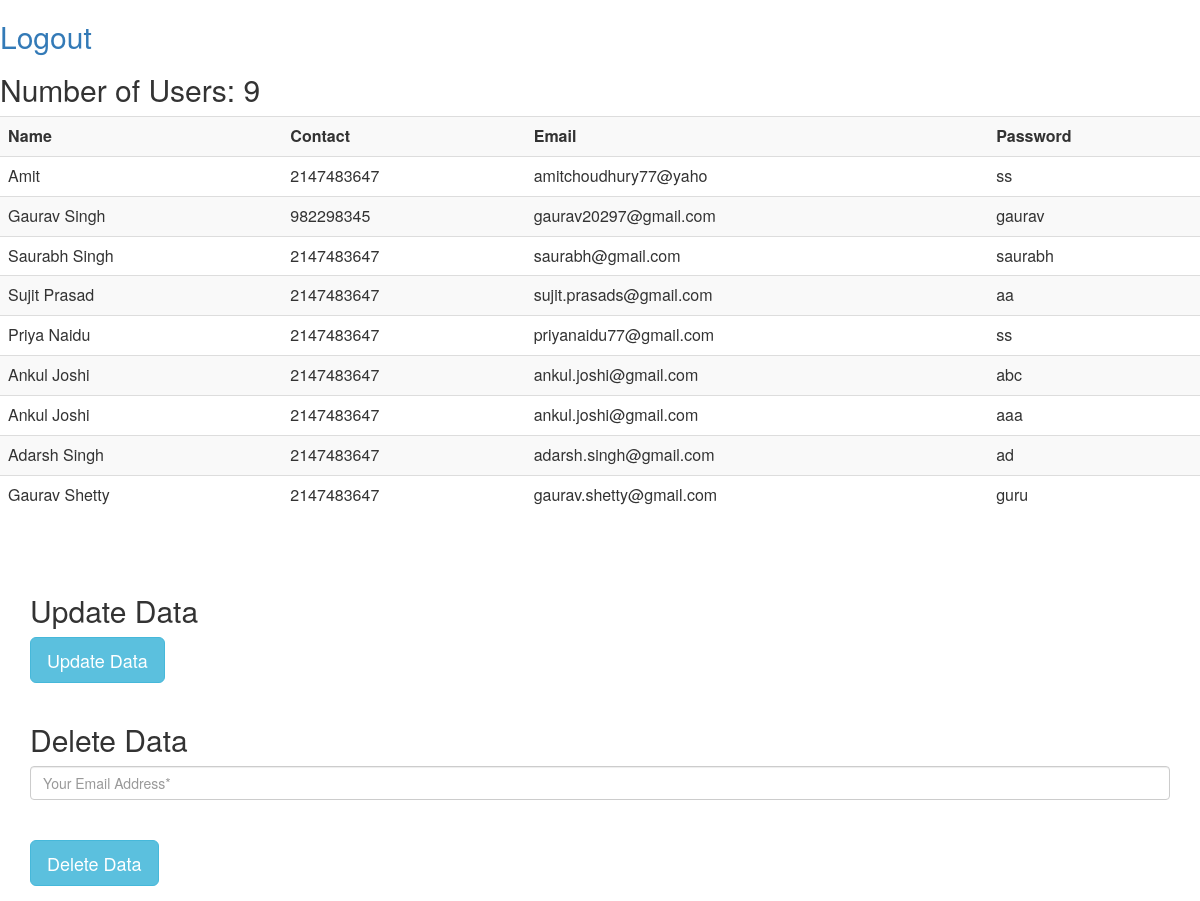
The page / on the database its author committed.
### tables this page shows
CREATE TABLE `register` (
  `name` varchar(20) NOT NULL,
  `contact` int(11) NOT NULL,
  `email` varchar(30) NOT NULL,
  `pass` varchar(20) NOT NULL
);

### index.php (the view, shortened to what this page needs)
<html>
<head>
  <link rel="stylesheet" href="https://maxcdn.bootstrapcdn.com/bootstrap/3.4.1/css/bootstrap.min.css">
</head>
<body>
<h2><a href="home.php">Logout</a></h2>
<?php
$con=mysqli_connect("localhost","root","");
mysqli_select_db($con,"sample");
?>
<table class="table table-striped">
<tr>
<th>Name</th>
<th>Contact</th>
<th>Email</th>
<th>Password</th>
</tr>
<?php
$sql2="SELECT * FROM register";
$result=mysqli_query($con,$sql2);
$num=mysqli_num_rows($result);
if(mysqli_num_rows($result)>0)
{
while($row=mysqli_fetch_assoc($result))
{
?>
<tr>
<td> <?php echo $row['name']; ?></td>
<td> <?php echo $row['contact']; ?></td>
<td> <?php echo $row['email']; ?></td>
<td> <?php echo $row['pass']; ?></td>
</tr>
<?php
}
}
?>
<h2> <?php  echo "Number of Users: ".$num  ?> </h2>
</table><br><br>
<div class="container">
  <h2>Update Data</h2>
  <button type="button" class="btn btn-info btn-lg" data-toggle="modal" data-target="#myModal">Update Data</button><br><br>
    <div class="form-group">
      <h2>Delete Data</h2>
     <form action="delete.php" method="POST">
     <input type="email" name="email12" class="form-control" placeholder="Your Email Address*" value="" required/><br><br>
     <input type="submit" class="btn btn-info btn-lg" name="submit" value="Delete Data"/></form>
   </div>
</div>
</body>
</html>

### rows shown on the page
register: name "Amit", contact "2147483647", email "amitchoudhury77@yaho", pass "ss"
register: name "Gaurav Singh", contact "982298345", email "gaurav20297@gmail.com", pass "gaurav"
register: name "Saurabh Singh", contact "2147483647", email "saurabh@gmail.com", pass "saurabh"
register: name "Sujit Prasad", contact "2147483647", email "sujit.prasads@gmail.com", pass "aa"
register: name "Priya Naidu", contact "2147483647", email "priyanaidu77@gmail.com", pass "ss"
register: name "Ankul Joshi", contact "2147483647", email "ankul.joshi@gmail.com", pass "abc"
register: name "Ankul Joshi", contact "2147483647", email "ankul.joshi@gmail.com", pass "aaa"
register: name "Adarsh Singh", contact "2147483647", email "adarsh.singh@gmail.com", pass "ad"
register: name "Gaurav Shetty", contact "2147483647", email "gaurav.shetty@gmail.com", pass "guru"

### other values the page prints
$num "9"
